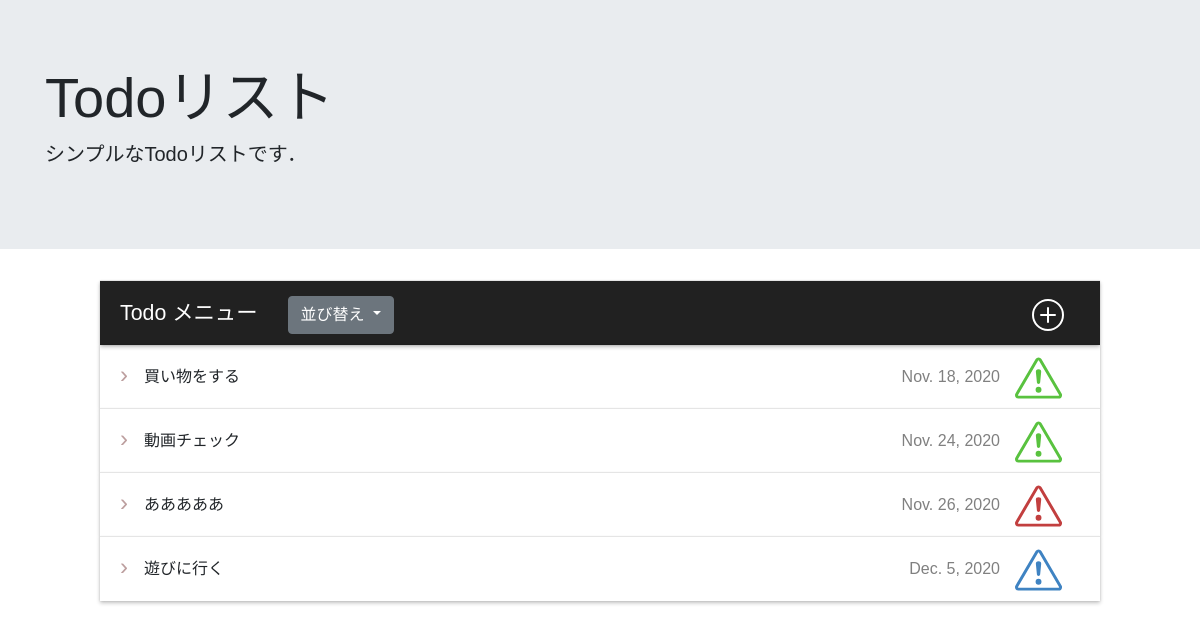
The page /list/ on the database as committed earlier.
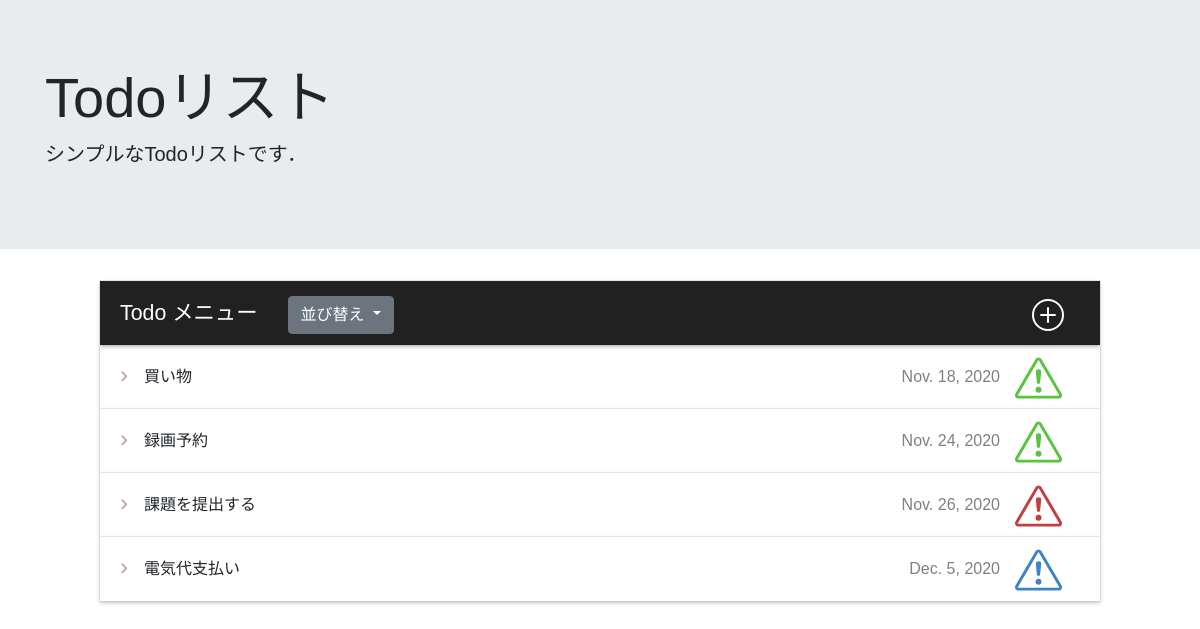
The same page on the database as committed later.
### todo/models.py (models this page shows, shortened)
class TodoModel(models.Model):
    title = models.CharField(max_length=100)
    memo = models.TextField()
    priority = models.CharField(
        max_length = 50,
        choices = PRIORITY,
        default = 'high',
    )
    duedate = models.DateField()

### todo/views.py (the view)
# urls.py: path('list/', TodoList.as_view(), name='list'),
class TodoList(ListView):
    template_name = 'list.html'
    model = TodoModel
    def get_queryset(self):
        sort = self.kwargs.get('sort', 'duedate')
        if sort=='title':
            return super().get_queryset().order_by('title')
        elif sort=='duedate':
            return super().get_queryset().order_by('duedate')
        elif sort=='priority':
            return super().get_queryset().order_by('priority')
        else:
            return super().get_queryset()

### templates/list.html (shortened to what this page needs)
{% extends 'base.html' %}
{% load static %}
{% block customcss %}
<link rel='stylesheet' type='text/css' href="{% static 'list.css' %}">
{% endblock customcss %}
{% block header %}
<div class="jumbotron jumbotron-fluid">
    <div class="container">
        <h1 class="display-4">Todoリスト</h1>
        <p class="lead">シンプルなTodoリストです．</p>
    </div>
</div>
{% endblock header %}
{% block content %}
<nav class="accordion arrows">
    <header class="box">
        <label for="acc-close" class="box-title">
            <a class='title'>Todo メニュー</a>
            <div class="sort-menu">
                <div class="btn-group" role="group">
                    <button id="btnGroupDrop1" type="button" class="btn btn-secondary dropdown-toggle" data-toggle="dropdown" aria-haspopup="true" aria-expanded="false">
                    並び替え
                    </button>
                </div>
            </div>
            <a href="{% url 'create' %}" tabindex="-1" role="button" aria-disabled="true" class='add'>
            </a>
        </label>
    </header>
    {% for item in object_list %}
    <section class="box">
        <label class="box-title" for="cb{{ item.pk }}">
            <a class="title">{{ item.title }}</a>
            <a class="duedate">{{ item.duedate }}</a>
            <a class="priority-icon-{{ item.priority }}">
            </a>
        </label>
    </section>
    {% endfor %}
</nav>
{% endblock content %}

### templates/base.html (shortened to what this page needs)
<!doctype html>
<html lang="ja">
	<head>
        <link rel="stylesheet" href="https://stackpath.bootstrapcdn.com/bootstrap/4.5.0/css/bootstrap.min.css">
		{% block customcss %}
		{% endblock customcss %}
	</head>
	<body>
		{% block header %}
		{% endblock header %}
		{% block content %}
		{% endblock content %}
	</body>
</html>

### static/list.css (style rules this page uses)
body { font-family: 'Noto Sans JP', sans-serif; }
.accordion { margin: auto; width: 1000px; }
.box { position: relative; background: white; height: 64px; transition: all .15s ease-in-out; }
.box::before { content: ''; position: absolute; display: block; top: 0; bottom: 0; left: 0; right: 0; pointer-events: none; box-shadow: 0 -1px 0 #e5e5e5,0 0 2px rgba(0,0,0,.12),0 2px 4px rgba(0,0,0,.24); }
header.box { background:rgba(0,0,0,.87); z-index: 100; cursor: initial; box-shadow: 0 -1px 0 #e5e5e5,0 0 2px -2px rgba(0,0,0,.12),0 2px 4px -4px rgba(0,0,0,.24); }
header .box-title { width: 100%; margin: 0; font-weight: normal; font-size: 16pt; color: white; cursor: initial; display: flex; }
header .box-title .title { flex-grow: 0; padding-right: 30px; text-align: left; }
header .sort-menu { flex-grow: 1; align-self: auto; text-align: left; }
header .box-title .add { flex-grow: 1; align-self: auto; text-align: right; }
.box-title { width: calc(100% - 40px); height: 64px; line-height: 64px; padding: 0 20px; display: flex; cursor: pointer; -webkit-touch-callout: none;-webkit-user-select: none;-khtml-user-select: none;-moz-user-select: none;-ms-user-select: none;user-select: none; }
.box-title .title { flex-grow: 1; align-self: auto; display: inline; text-align: left; }
.box-title .duedate { flex-grow: 1; align-self: auto; display: inline; color: gray; text-align: right; }
.box-title .priority-icon-high { height: 64px; width: 80px; text-align: center; color: rgb(194, 63, 63); }
.box-title .priority-icon-normal { height: 64px; width: 80px; text-align: center; color: rgb(89, 194, 63); }
.box-title .priority-icon-low { height: 64px; width: 80px; text-align: center; color: rgb(63, 131, 194); }
.arrows section .box-title { padding-left: 44px; width: 100%; }
.arrows section .box-title:before { position: absolute; display: block; content: '\203a'; font-size: 18pt; left: 20px; top: -2px; transition: transform .15s ease-in-out; color: rgba(131, 75, 75, 0.54); }

Rows that differ between the two databases and show on the page:
changed TodoModel: title "買い物をする" → "買い物"
changed TodoModel: title "動画チェック" → "録画予約"
changed TodoModel: title "あああああ" → "課題を提出する"
changed TodoModel: title "遊びに行く" → "電気代支払い"
